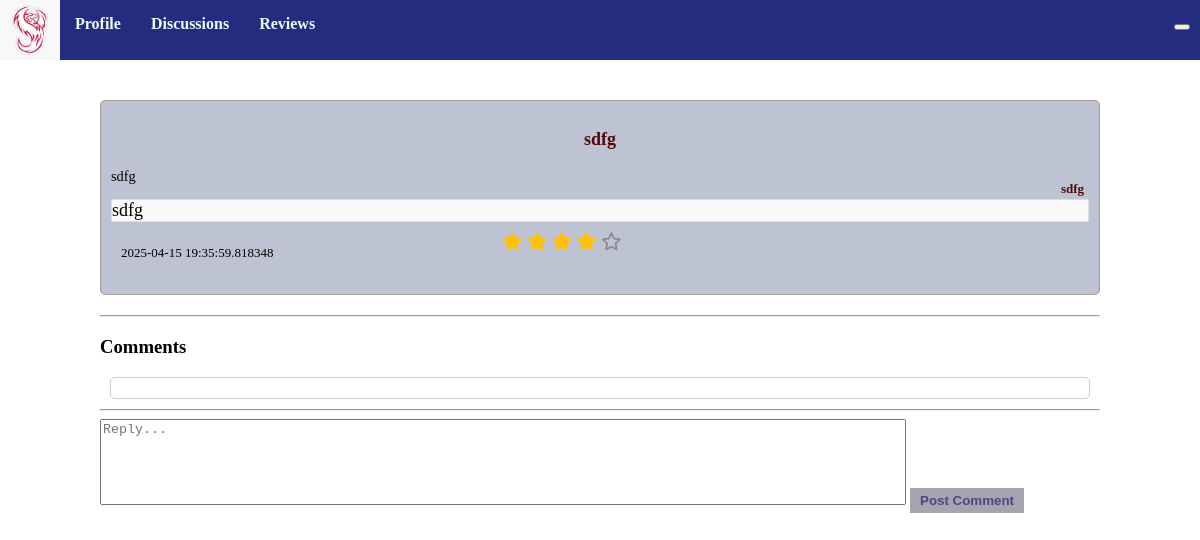
The app's page /review/3, older data.
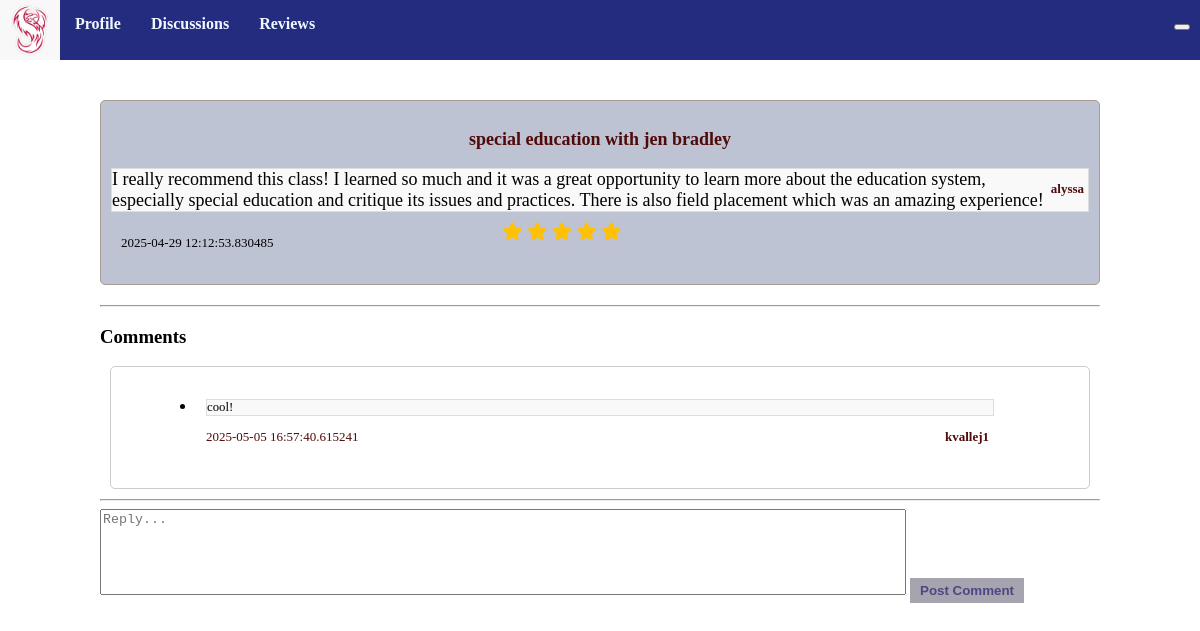
The same page, newer data.
### models.py (models this page shows, shortened)
class Review(db.Model):
    id = db.Column(db.Integer, primary_key=True)
    title = db.Column(db.String(255), nullable=False)
    content = db.Column(db.Text, nullable=False)
    created_at = db.Column(db.DateTime, default=db.func.current_timestamp())
    rating = db.Column(db.Integer, nullable=False)
    author = db.Column(db.Text, nullable=False)
    comments = db.relationship('Comment', backref='review', cascade="all, delete-orphan", lazy=True)
    major = db.Column(db.Text, nullable=False)

class Comment(db.Model):
     id = db.Column(db.Integer, primary_key=True)
     discussion_id = db.Column(db.Integer, db.ForeignKey('discussion.id'))
     review_id = db.Column(db.Integer, db.ForeignKey('review.id'))
     content = db.Column(db.Text, nullable=False)
     created_at = db.Column(db.DateTime, default=db.func.current_timestamp())
     author = db.Column(db.Text, nullable=False)

### app.py (the view)
@app.route('/review/<int:review_id>')
def rev_posts(review_id):
    review = Review.query.get_or_404(review_id) # returns a 404 error if get fails
    review = db.session.query(Review).get(review_id)
    return render_template('rev_posts.html', review=review)

### templates/rev_posts.html (shortened to what this page needs)
{% extends "base.html" %}
{% block head %}
{{ super() }}
<link rel="stylesheet" href="https://cdnjs.cloudflare.com/ajax/libs/font-awesome/6.7.2/css/all.min.css">
{% endblock %}
{%block content %}
<div class="specificpost">
    <div class="whereithappens">
        <div id="header">
            <p id="title">{{review.title}}</p1>
            <p id="author">{{review.author}}</p>
            <p id="major">{{review.major}}</p>
            <p id="content">{{review.content}}</p>
        </div>
        <div id="information">
            <p id="created_at">{{review.created_at}}</p>
            <div class="stars">
                {% for _ in range(review.rating|int) %}
                <i class="fa-solid fa-star" style="color: #ffc107"></i>
                {% endfor %}
                {% for _ in range(5 - review.rating|int) %}
                <i class="fa-regular fa-star" style="color: #5d565689"></i>
                {% endfor %}
            </div>
        </div>
    </div>
    <hr>
    <h3>Comments</h3>
    <ul class="list-group">
        {% for comment in review.comments %}
        <li class="list-group-item">
            <p id="comcont">{{ comment.content }}</p>
            <p id="comauth">{{ comment.author }}</p>
            <p id="comcrea">{{ comment.created_at }}</p>
        </li>
        {% endfor %}
    </ul>
    <hr>
    <form action="{{ url_for('review_comment', review_id=review.id) }}" method="post" class="mt-3">
        <textarea id="commentbox" name="comment" class="form-control mb-2" placeholder="Reply..." required></textarea>
        <button type="submit" class="btn btn-secondary">Post Comment</button>
    </form>
</div>
{% endblock %}

Row changes from the older to the newer data that the page shows:
changed Review: title "sdfg" → "special education with jen bradley"; author "sdfg" → "alyssa"; content "sdfg" → "I really recommend this class! I learned so much and it was a great opportunity to learn more about the education system, especially special education and critique its issues and practices. There is also field placement which was an amazing experience!"; created_at "2025-04-15 19:35:59.818348" → "2025-04-29 12:12:53.830485"; rating 4 → 5 (drawn); major "sdfg" → (not shown)
now on this page (row edited): Comment: content "cool!", author "kvallej1", created_at "2025-05-05 16:57:40.615241"
